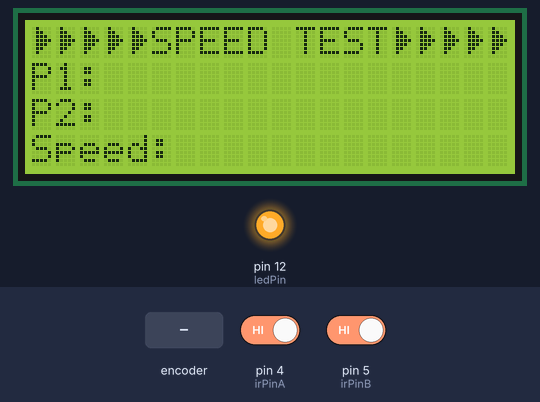
Bench run of a sketch on a simulated Arduino Uno, built with avr-gcc and run on an emulated ATmega328P. Parts: 20×4 character LCD, output pins drawn as LEDs (lit = HIGH). Inputs (shaded band) come from the test bench; at power-on: pin 4 (irPinA) HIGH, pin 5 (irPinB) HIGH.

Above: at 1.3 s.
1.4 s: rotary encoder on pin 4 (irPinA) / pin 5 (irPinB) turned 1 step (first pin leading)
At 1.41 s:
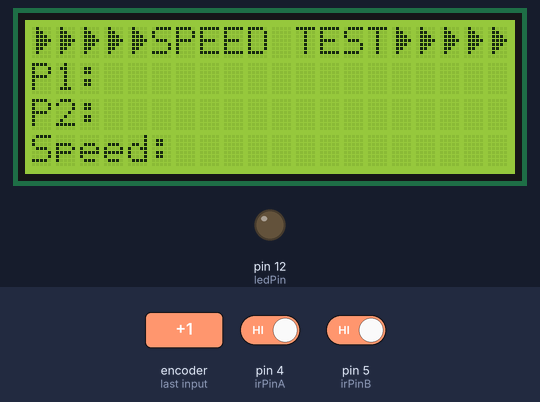
At 2.5 s:
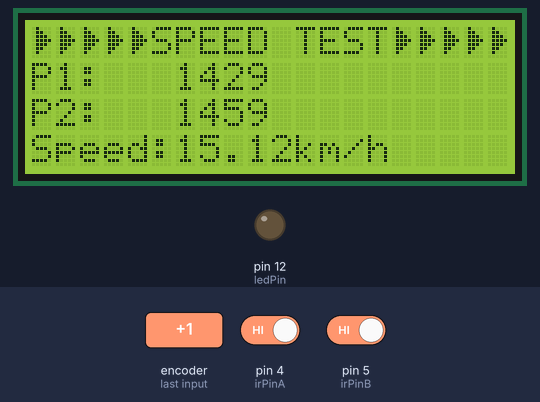
Timing chart, 0 to 8.0 s (numbered marks = the images above; inputs shaded):
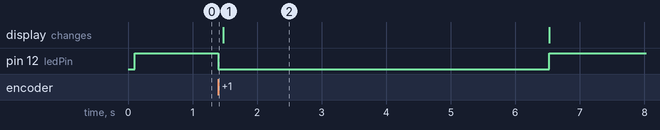

The sketch:

speed_detector_2.ino
```cpp
/* Speed Test for Hot Wheels(R) die cast toy cars.

 IR LEDs with 220ohms resistors. IR sensor without any resistor.

 This project works ok at the bench when you throw the car smoothly.
 But in the "real world" of a Hot Wheels tracks the sensors are not fast reading enough. Please share your
 improvements if you find a more precise and fast reading sensors!

 Project creator Fabio Coelho - Rio de Janeiro - Brazil Dec2018.

 Some improvements were made following inputs from fellow members at Arduino Project hub. Thank You!


 */

#include <LiquidCrystal_I2C.h>
//We use a LCD 20x4 with an I2C module. It really keeps wiring simple...
#include <Wire.h>

LiquidCrystal_I2C lcd(0x27,20,4);// I2C adress

const int ledPin = 12;
byte irPinA = 4;
byte irPinB = 5;
byte irValA;
byte irValB;
float diff; // store timeScnd minus timeFirst
float vel; // calculated speed
unsigned long timeFirst;// IR sensor at irPinA
unsigned long timeScnd;// IR sensor at irPinB
float speedConst = 453.6; // ((distance between IR sensors in mm) x 3600)/1000)to convert mm/millis to km/h)
                          // In This project we have 126mm between IR sensors


byte customChar0[8] = { //some art for the LCD screen
B01000,
B01100,
B01110,
B01111,
B01110,
B01100,
B01000,
B00000
};

void configLCD(){ //function to config the LCD display

lcd.createChar(0, customChar0);
lcd.setCursor(0,0);
lcd.write(0);
lcd.write(0);
lcd.write(0);
lcd.write(0);
lcd.write(0);
lcd.setCursor(5,0);
lcd.print("SPEED TEST");
lcd.setCursor(15,0);
lcd.write(0);
lcd.write(0);
lcd.write(0);
lcd.write(0);
lcd.write(0);
lcd.setCursor(0,1);
lcd.print("P1:");
lcd.setCursor(0,2);
lcd.print("P2:");
lcd.setCursor(0,3);
lcd.print("Speed:");

}

void setup()
{
pinMode(irPinA, INPUT);
pinMode(irPinB, INPUT);
pinMode(ledPin, OUTPUT);
//Serial.begin(9600);noneededt
lcd.begin();
lcd.backlight();
configLCD();
digitalWrite(ledPin, HIGH); //Green LED HIGH: ok to next ride.

}//end setup


void loop()
{
  irValA = digitalRead(irPinA);
  irValB = digitalRead(irPinB);

  if (irValA == LOW){
      timeFirst = millis();
     digitalWrite(ledPin, LOW);
    delay(30);
    }

  if (irValB == LOW){
    timeScnd = millis();
    diff = timeScnd - timeFirst;
    vel = speedConst / diff;//get the Speed converted from mm/millis to km/h.
    /*
    use only if you want
        Serial.print("T1: ");
    Serial.println(timeFirst);
    Serial.print("T2: ");
    Serial.println(timeScnd);
    Serial.print("Diff: ");
    Serial.println(diff);
    Serial.print("Speed: ");
    Serial.println(vel);
    */

    lcd.setCursor(6, 1);
    lcd.print(timeFirst);
    lcd.setCursor(6, 2);
    lcd.print(timeScnd);
    lcd.setCursor(6,3);
    lcd.print(vel);
    lcd.print("km/h");
       delay(5000);
       lcd.clear();
       configLCD();
       digitalWrite(ledPin, HIGH);
        }

}//end Loop
```

Measured:
- after the input at 1.4 s, pin 12 (ledPin): HIGH → LOW at once, → HIGH 5.1 s later
